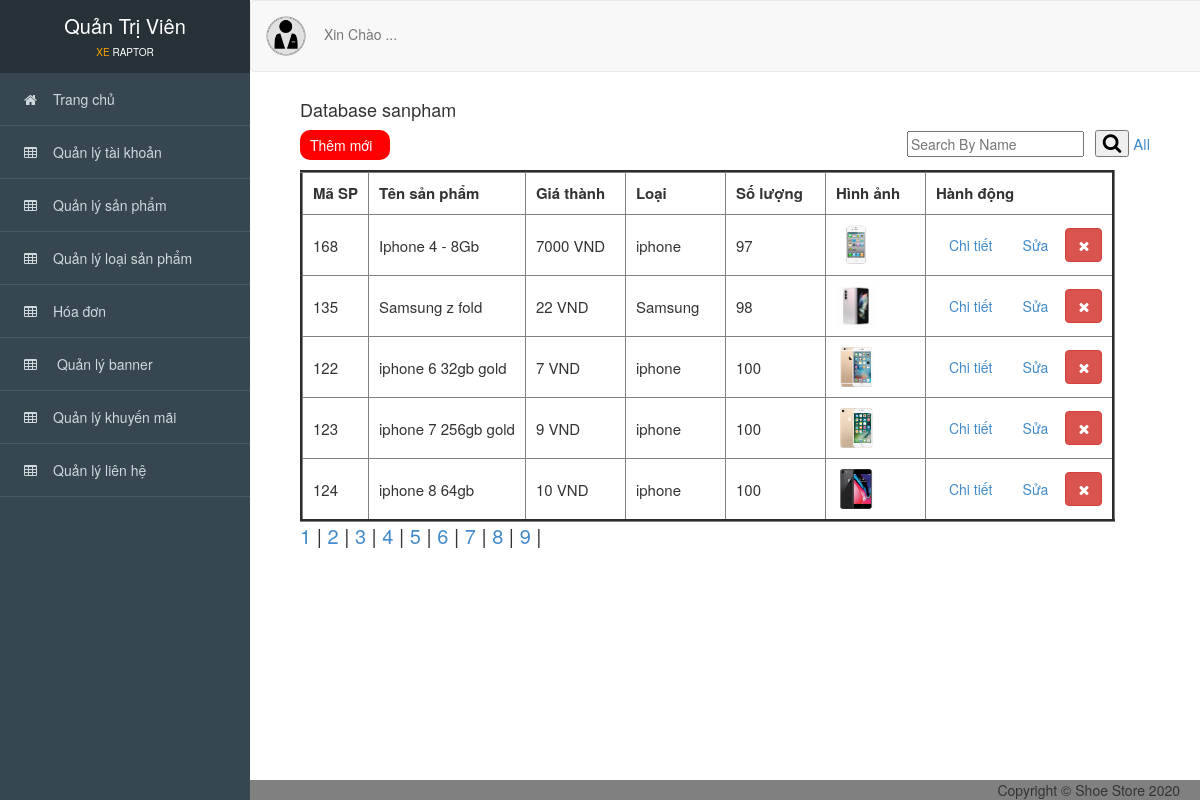
Screenshot of /admin/index.php?action=sanpham with the database file from the repository.
### tables this page shows
CREATE TABLE `sanpham` (
  `idSP` int(11) NOT NULL,
  `idKM` int(11) NOT NULL,
  `idLoaiSP` int(11) NOT NULL,
  `idcolor` int(11) NOT NULL,
  `idsize` int(11) NOT NULL,
  `tenSP` varchar(255) NOT NULL,
  `Dongia` int(11) NOT NULL,
  `anh1` varchar(255) NOT NULL,
  `anh2` varchar(255) NOT NULL,
  `anh3` varchar(255) NOT NULL,
  `ngaynhap` date NOT NULL,
  `mota` varchar(255) NOT NULL,
  `soluong` int(255) NOT NULL
);

### admin/controller_admin/quanlysanpham.php (called while the page is built, shortened)
<?php
    require_once('./model_admin/sanpham.php');
    class sanphamcontroller
    {
        var $sanpham_model;
        public function __construct()
        {
            $this->sanpham_model = new sanpham();
        }
        public function list()
        {
            $gioihan = 5;
            $trang = isset($_GET['trang'])? $_GET['trang'] : '1';
            $batdau = ($trang-1) * $gioihan;
            $sodong = mysqli_num_rows($this->sanpham_model->phantrang());
            $tongsotrang = $sodong/$gioihan;
            if(isset($_POST['timkiem_sp'])){
                $timkiem_sp = $_POST['timkiem_sp'];
                $data = $this->sanpham_model->timkiem_sp($timkiem_sp, $batdau, $gioihan);
            }else{
                $data = $this->sanpham_model->all($batdau, $gioihan);
            }
            require_once('views_admin/index.php');
        }
         }
?>

### admin/model_admin/ketnoi.php (called while the page is built, shortened)
<?php
    class ketnoi
    {
    	function __construct()
    	{
    		$host = "localhost";
    		$username ="root";
    		$password = "";
    		$dbname = "qlbx";
    		$this->connect = new mysqli($host,$username,$password,$dbname);
    	}
    }
?>

### admin/model_admin/sanpham.php (called while the page is built, shortened)
<?php
    require_once('ketnoi.php');
    class sanpham
    {
    	var $conn;
    	function __construct()
    	{
    		$connect_obj = new ketnoi();
    		$this->conn = $connect_obj->connect;
    	}
        function phantrang()
        {
            $query = "SELECT * FROM sanpham";
            return $this->conn->query($query);
        }
    	function all($batdau, $gioihan)
    	{
    		$query = "SELECT * FROM sanpham ORDER BY soluong LIMIT $batdau, $gioihan";
    		$result = $this->conn->query($query);
    		$data = array();
    		while ($row = $result->fetch_assoc()) {
       		   $data[] = $row;
    		}
    		return $data;
    	}
    }
?>

### admin/views_admin/sanpham/quanlysanpham.php (the view, shortened to what this page needs)
<div id="viewport">
<div class="container-fluid" id="noidung">
      <h4>Database sanpham</h4>
      <a class="pull-left themmoi" href="?action=them_sanpham_giaodien"> Thêm mới</a>
      <div class="search_box pull-right" style="margin-right: 50px; margin-top: 0px;">
          <form method="POST" action="?action=sanpham">
          <input type="text" placeholder="Search By Name" name="timkiem_sp">&ensp;
          <button type="submit"><i class="fa fa-search"></i></button>
          <a href="?action=sanpham" style="font-size: 15px;">All </a>
        </form>
      </div>
      <br>
      <br>
      <table border="3" cellpadding="10" style="font-size: 15px;">
          <thead>
               <tr>
                  <th>Mã SP</th>
                  <th class="theadd">Tên sản phẩm</th>
                  <th class="theadd">Giá thành</th>
                  <th class="theadd">Loại</th>
                  <th class="theadd">Số lượng</th>
                  <th class="theadd">Hình ảnh</th>
                  <th>Hành động</th>
               </tr>
          </thead>
          <tbody>
            <?php foreach ($data as $value) { ?>
              <tr>
                  <td scope="row"><?= $value['idSP'] ?></td>
                 <td><?= $value['tenSP'] ?></td>
                  <td><?= $value['Dongia'] ?> VND</td>
                  <td>
                    <?php
                    if($value['idLoaiSP'] == 1) echo "iphone  ";
                    if($value['idLoaiSP'] == 2) echo "Samsung";
                    ?>
                  </td>
                  <td><?= $value['soluong'] ?></td>
                   <td><img src="./public_admin/image/sanpham/<?php echo $value['anh1'] ?>" widh='40' height='40'></td>
                  <td>
                      <a href="?action=xemsanpham&id=<?= $value['idSP'] ?>" type="button" class="btn btn-light">Chi tiết</a>
                      <a href="?action=suasanpham&id=<?= $value['idSP'] ?>" type="button" class="btn  btn-light">Sửa</a>
                      <a href="?action=xoasanpham&id=<?= $value['idSP'] ?>" onclick="return confirm('Bạn có thật sự muốn xóa ?');" type="button" class="btn btn-danger"title="Xóa  ">
                        <i class="fa fa-times"></i></a>
                  </td>
              </tr>
              <?php } ?>
          </tbody>
      </table>
<span style="font-size: 20px;">
      <?php
      if(!isset($timkiem_sp)){
         $tong = ceil($tongsotrang);
       for($i = 1; $i <= $tong; $i++){
          echo '<a href="?action=sanpham&trang='.$i.'">'.$i.'</a> | ';
        }
      }
      ?>
</span>
      <br>
      <br>
      <br>
</div>
</div>

### admin/public_admin/css/style.css (style rules this page uses)
div.search_box { margin-top: 21px; }
i.fa-search { font-size: 20px; }
body { overflow-x: hidden; font-family: 'Roboto', sans-serif; font-size: 16px; }
#viewport { padding-left: 250px; -webkit-transition: all 0.5s ease; -moz-transition: all 0.5s ease; -o-transition: all 0.5s ease; transition: all 0.5s ease; }
#noidung { padding-top: 90px; padding-left: 50px; background-color: white; }
th.theadd { min-width: 100px; max-width: 170px; }
a.themmoi { height: 30px; width: 90px; background-color: red; color:white; padding: 5px 10px 5px; border-radius: 10px; }

### rows the page displays
sanpham: idSP "168", tenSP "Iphone 4 - 8Gb", Dongia "7000", shows "iphone", soluong "97", anh1 (picture)
sanpham: idSP "135", tenSP "Samsung z fold", Dongia "22", soluong "98", anh1 (picture)
sanpham: idSP "122", tenSP "iphone 6 32gb gold", Dongia "7", soluong "100", anh1 (picture)
sanpham: idSP "123", tenSP "iphone 7 256gb gold", Dongia "9", soluong "100", anh1 (picture)
sanpham: idSP "124", tenSP "iphone 8 64gb", Dongia "10", soluong "100", anh1 (picture)
